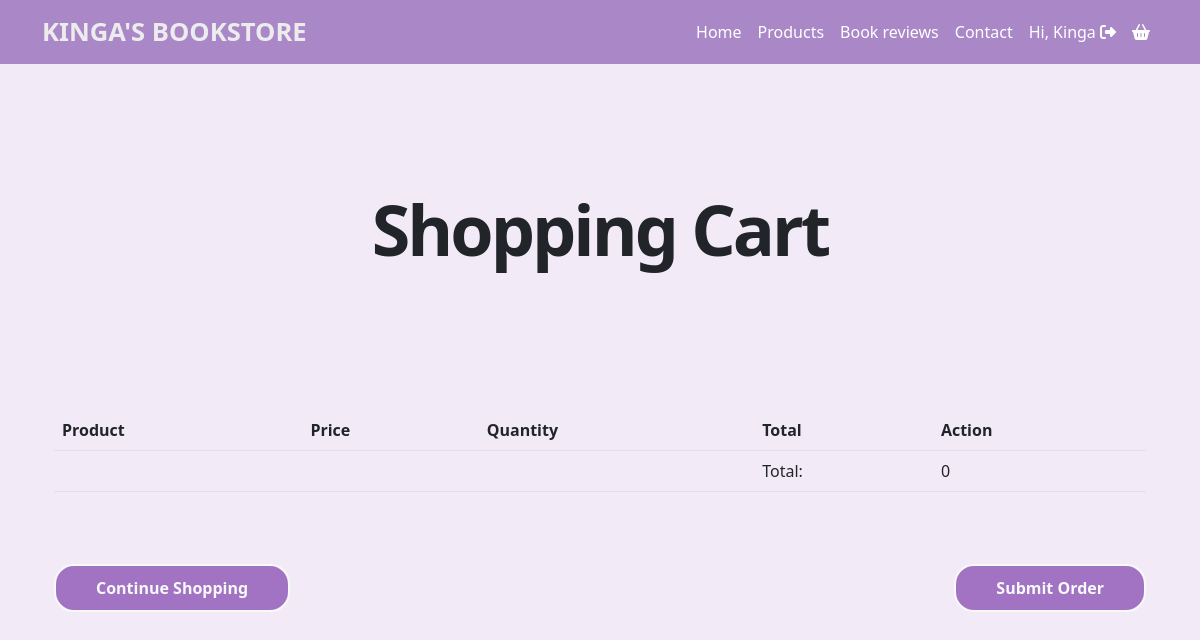
/cart/ (signed in), run on an earlier commit of the app's database.
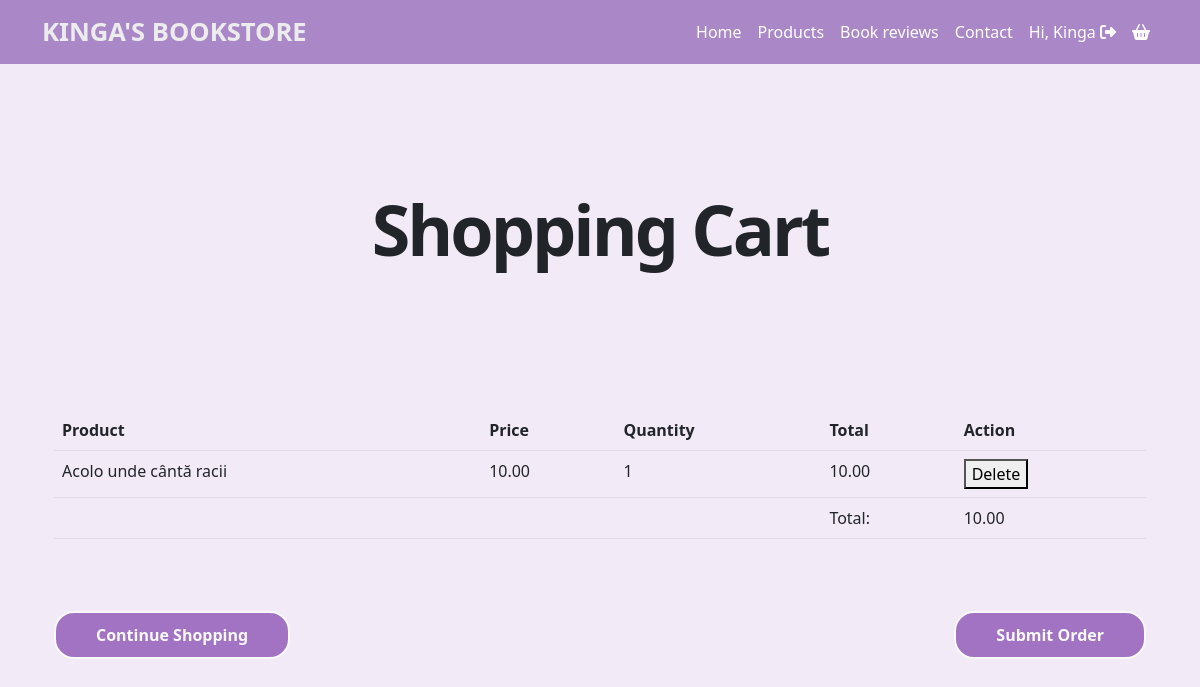
And on a later commit of the database.
### App_marketplace/models/order.py (models this page shows, shortened)
class OrderItem(models.Model): # clasa cu ajutorul careia definim caracteristicile si comportamentul pt unul sau mai multe produse dintr-o comanda
    user = models.ForeignKey(settings.AUTH_USER_MODEL, on_delete=models.CASCADE)
    ordered = models.BooleanField(default=False)
    product = models.ForeignKey(Product, on_delete=models.CASCADE)
    quantity = models.IntegerField(default=1)
    def get_total_item_price(self): # acesta metota ne retuneaza cantitatea totala a unui produs
        return self.quantity * self.product.price
    def get_final_price(self): # acesta metota ne retuneaza valoarea totala a unui produs dintr-o comanda
        return self.get_total_item_price()

### App_marketplace/models/product.py (models this page shows, shortened)
class Product(models.Model): # clasa cu ajutorul careia definim caracteristicile unui produs
    title = models.CharField(max_length=200)
    author = models.CharField(max_length=200)
    description = models.TextField()
    price = models.DecimalField(max_digits=10, decimal_places=2)
    image = models.ImageField(upload_to='product_images/', null=True, blank=True)
    quantity = models.IntegerField()
    book_available = models.BooleanField(default=False)

### App_marketplace/views.py (the view)
# urls.py: path('cart/', shopping_cart, name='cart'),
def shopping_cart(request):
    order_items = OrderItem.objects.filter(user=request.user, ordered=False)
    order_total = sum(item.get_final_price() for item in order_items)
    context = {
        'order_items': order_items,
        'order_total': order_total,
    }
    return render(request, 'App_marketplace/cart.html', context)

### App_marketplace/templates/App_marketplace/cart.html (shortened to what this page needs)
{% extends "App_marketplace/base.html" %}
{% load static%}
{% block content %}
<div class="container spaced-top-5 black-bg">
    <div class="row">
        <div class="col">
            <h1 style="text-align: center;
            font-size: 70px;
            font-weight: 700;
            text-transform: none;
            font-style: normal;
            text-decoration: none;
            line-height: 1em;
            letter-spacing: -3px;
            margin-top: 50px;
            margin-bottom: 50px;">Shopping Cart</h1></br></br></br></br>
                <table class="table">
                    <thead>
                        <tr>
                            <th>Product</th>
                            <th>Price</th>
                            <th>Quantity</th>
                            <th>Total</th>
                            <th>Action</th>
                        </tr>
                    </thead>
                    <tbody>
                        {% for order_item in order_items %}
                            <tr>
                                <td>{{ order_item.product.title }}</td>
                                <td>{{ order_item.product.price }}</td>
                                <td>{{ order_item.quantity }}</td>
                                <td>{{ order_item.get_final_price }}</td>
                                <td>
                                    <button onclick="deleteProduct({{ order_item.product.id }})">Delete</button>
                                </td>
                            </tr>
                        {% endfor %}
                    </tbody>
                    <tfoot>
                        <tr>
                            <td colspan="3"></td>
                            <td>Total:</td>
                            <td>{{ order_total }}</td>
                        </tr>
                    </tfoot>
                </table></br>
            <div class="d-flex justify-content-between">
                <a href="{% url 'App_marketplace:products' %}">
                    <button class="btn-custom spaced-top-2">Continue Shopping</button>
                </a>
                <form method="post" action="{% url 'App_marketplace:finalizeaza_comanda' %}">
                    <button type="submit" class="btn-custom spaced-top-2">Submit Order</button>
                </form>
            </div>
        </div>
    </div>
</div>
{% endblock %}

What changed in the data, as far as the page shows it:
added OrderItem: product "Acolo unde cântă racii", product.price "10.00", quantity "1", get_final_price "10.00"
Also different on the page:
{{ order_total }}: "0" → "10.00"
